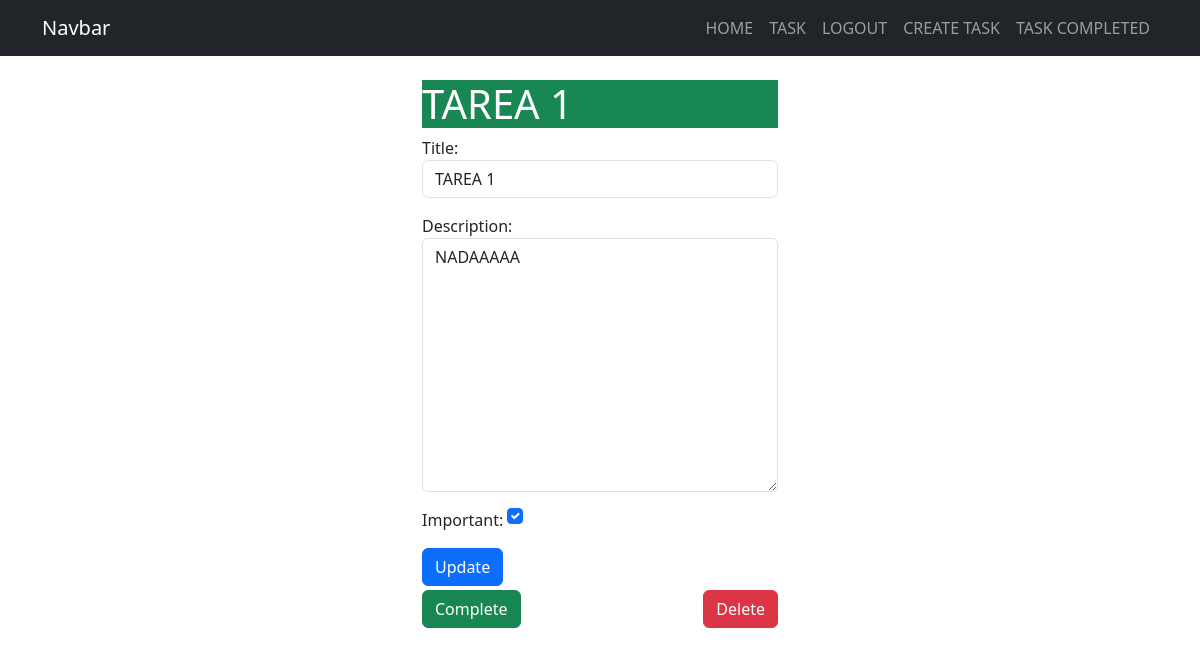
Page /tasks/21/ (signed in) on the committed database.
### tasks/models.py (models this page shows, shortened)
class Task(models.Model):
    title = models.CharField(max_length=200)
    description = models.TextField(blank=True)
    created = models.DateTimeField(auto_now_add=True)
    datecompleted = models.DateTimeField(null=True, blank=True)
    important = models.BooleanField(default=True)
    user = models.ForeignKey(User, on_delete=models.CASCADE)
    """Definine una relación uno a muchos desde User a otro modelo (posiblemente llamado Task), de modo que un usuario puede tener
    muchas tareas, pero cada tarea está asociada a un único usuario. Si el usuario es eliminado, todas sus tareas también serán eliminadas."""

### tasks/views.py (the view)
# urls.py: path('tasks/<int:task_id>/', views.task_detail, name='task_detail'),#Definimos una URL con parametros dinamicos
@login_required
def task_detail(request, task_id):
    try:
        task = get_object_or_404(Task, pk=task_id, user=request.user)
        if request.method == 'POST':
            form = TaskForm(request.POST, instance=task)
            if form.is_valid():
                form.save()
            return redirect('tasks')
        else:
            form = TaskForm(instance=task)
        return render(request, 'task_detail.html', {'task': task, 'form': form})
    except Http404:
        return render(request, '404.html',  status=404)

### tasks/forms.py
class TaskForm(forms.ModelForm):
    class Meta:
        model = Task
        fields = ['title', 'description', 'important']
        widgets = {
            'title' : forms.TextInput(attrs={'class':'form-control', 'placeholder':'Write a title'}),
            'description' : forms.Textarea(attrs={'class':'form-control', 'placeholder':'Write a description'}),
            'important' : forms.CheckboxInput(attrs={'class':'form-check-input m-auto'}),
        }

### tasks/templates/task_detail.html (shortened to what this page needs)
{% extends 'base.html' %}
{% block content %}
<main class="container">
    <div class="row">
        <div class="col-md-4 offset-md-4">
            <h1 class=" text-bg-success">{{task.title}}</h1>
            <form method="POST">
                {{form.as_p}}
                <button class="btn btn-primary">
                    Update
                </button>
            </form>
        <div class="mt-1 d-flex justify-content-between">
            <form action="{% url 'complete_task' task.id %}" method="POST">
                <button class="btn btn-success">
                    Complete
                </button>
            </form>
            <form action="{% url 'task_delete' task.id %}" method="POST">
                <button class="btn btn-danger">
                    Delete
                </button>
            </form>
        </div>
        </div>
    </div>
</main>
{% endblock %}

### rows in the picture
Task: title "TAREA 1", description "NADAAAAA", important "☑"
